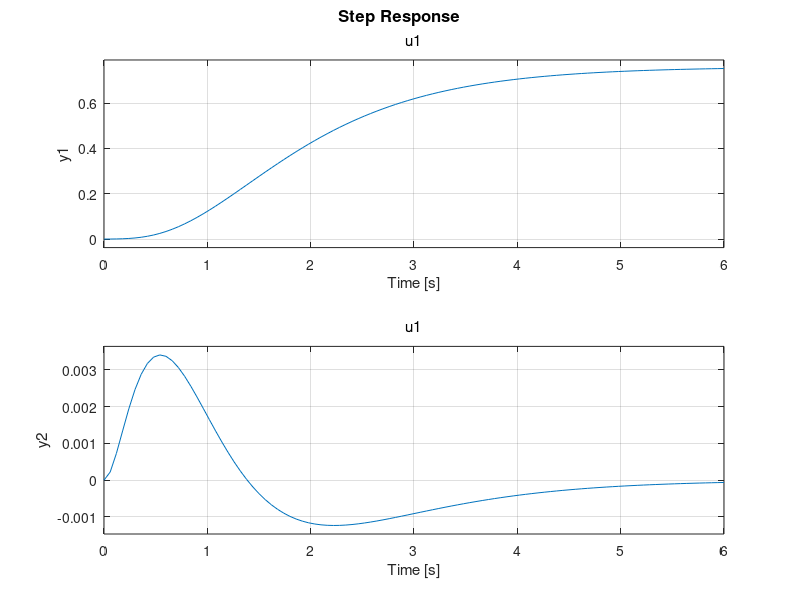

Here is the MATLAB script that generated this plot: (Note: this script raises an error after producing the figure.)
p1=-1;
p2=-2;
p3=-3;
p4=-4;
A=[0 0 1 0; 0 0 0 1; 0 2.2810 -0.0862 0; 0 -207.7090 -0.15124 0];
B=[0;0;0.0862;0.15124];
C=[1 0 0 0;0 1 0 0]; 
D=[0;0];
K = place(A, B,[p1 p2 p3 p4]);
Acl = A-B*K;

unscaled_system=ss(Acl,B,C,D);
figure(6);
step(unscaled_system);
hold on
Kdc = dcgain(us);
Kr = 1/Kdc(1, 1);
scaled_sys=ss(Acl,B*Kr,C,D);
step(scaled_sys);
figure(5);
legend('Unscaled','Scaled');
disp(Kdc);
disp(Kr);

